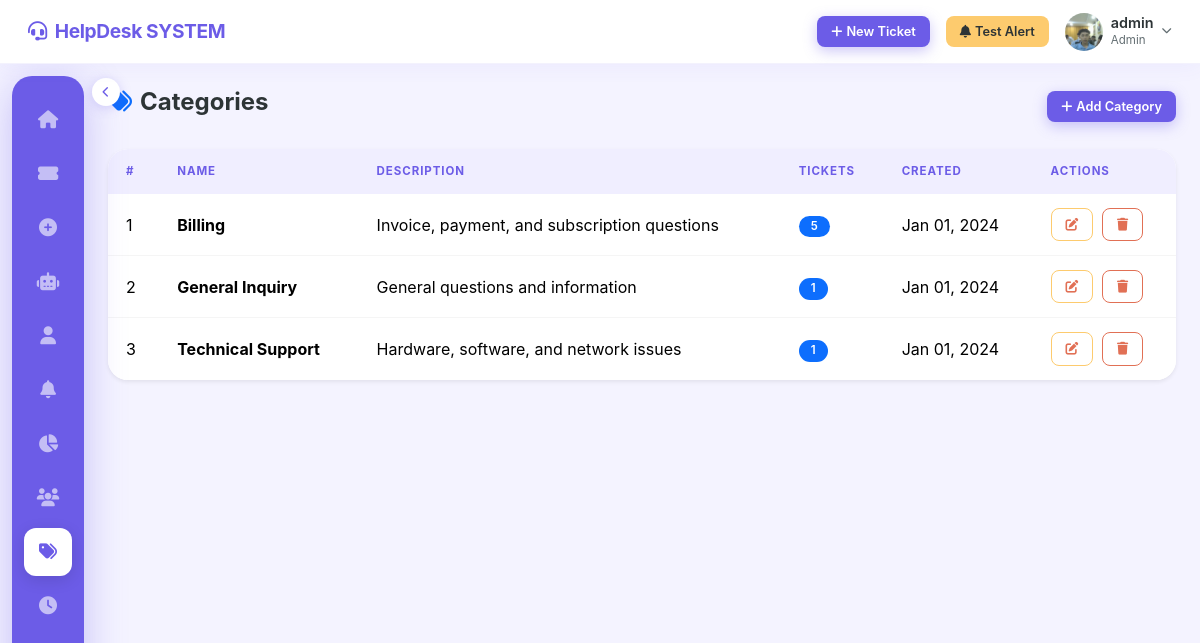
/manage/categories/ (signed in), run on the app's committed database.
### accounts/models.py (models this page shows, shortened)
class User(AbstractUser):
    ROLE_CHOICES = [
        ('admin', 'Admin'),
        ('agent', 'Agent'),
        ('user', 'User'),
    ]
    role = models.CharField(max_length=10, choices=ROLE_CHOICES, default='user')
    phone = models.CharField(max_length=20, blank=True, null=True)
    profile_picture = models.ImageField(
        upload_to='profile_pictures/', blank=True, null=True
    )
    department = models.CharField(max_length=100, blank=True, null=True)
    created_at = models.DateTimeField(auto_now_add=True)
    updated_at = models.DateTimeField(auto_now=True)

### tickets/models.py (models this page shows, shortened)
class Category(models.Model):
    name = models.CharField(max_length=100, unique=True)
    description = models.TextField(blank=True)
    created_at = models.DateTimeField(auto_now_add=True)
    class Meta:
        verbose_name_plural = 'Categories'
        ordering = ['name']

### tickets/views.py (the view)
# urls.py: path('manage/categories/', views.category_list_view, name='category_list'),
@login_required
@role_required('admin')
def category_list_view(request):
    categories = Category.objects.annotate(ticket_count=Count('tickets')).order_by('name')
    return render(request, 'tickets/category_list.html', {'categories': categories})

### tickets/utils.py (called while the page is built)
def role_required(*roles):
    def decorator(view_func):
        @wraps(view_func)
        def _wrapped(request, *args, **kwargs):
            if not request.user.is_authenticated:
                return redirect('login')
            if request.user.role not in roles:
                messages.error(request, 'You do not have permission to access that page.')
                return redirect('dashboard')
            return view_func(request, *args, **kwargs)
        return _wrapped
    return decorator

### tickets/templates/tickets/category_list.html (shortened to what this page needs)
{% extends 'base.html' %}
{% block content %}
<div class="d-flex justify-content-between align-items-center mb-4">
  <h4 class="fw-bold"><i class="fa fa-tags me-2 text-primary"></i>Categories</h4>
  <a href="{% url 'category_create' %}" class="btn btn-primary btn-sm">
    <i class="fa fa-plus me-1"></i>Add Category
  </a>
</div>
<div class="card shadow-sm">
  <div class="card-body p-0">
    <table class="table table-hover mb-0">
      <thead class="table-dark">
        <tr><th>#</th><th>Name</th><th>Description</th><th>Tickets</th><th>Created</th><th>Actions</th></tr>
      </thead>
      <tbody>
        {% for cat in categories %}
        <tr>
          <td>{{ forloop.counter }}</td>
          <td><strong>{{ cat.name }}</strong></td>
          <td>{{ cat.description|truncatechars:60|default:"—" }}</td>
          <td><span class="badge bg-primary">{{ cat.ticket_count }}</span></td>
          <td>{{ cat.created_at|date:"M d, Y" }}</td>
          <td>
             <a href="{% url 'category_update' cat.pk %}" class="btn btn-sm btn-outline-warning">
              <i class="fa fa-edit"></i>
            </a>
            <a href="{% url 'category_delete' cat.pk %}" class="btn btn-sm btn-outline-danger ms-1">
              <i class="fa fa-trash"></i>
            </a>
          </td>
        </tr>
        {% empty %}
        <tr><td colspan="6" class="text-center py-4 text-muted">No categories yet.</td></tr>zz
        {% endfor %}
      </tbody>
    </table>
  </div>
</div>
{% endblock %}

### templates/base.html (shortened to what this page needs)
<!DOCTYPE html>
<html lang="en">
<head>
  <link rel="stylesheet" href="https://cdn.jsdelivr.net/npm/bootstrap@5.3.2/dist/css/bootstrap.min.css">
  <link rel="stylesheet" href="https://cdnjs.cloudflare.com/ajax/libs/font-awesome/6.4.2/css/all.min.css">
  {% load static %}
  <link rel="stylesheet" href="{% static 'css/style.css' %}">
</head>
<body>
{% if user.is_authenticated %}
<nav class="navbar">
  <a class="navbar-brand" href="{% url 'dashboard' %}">
    <i class="fa fa-headset"></i>HelpDesk SYSTEM
  </a>
  <div class="ms-auto d-flex align-items-center gap-3">
    <a href="{% url 'ticket_create' %}" class="btn btn-primary btn-sm">
      <i class="fa fa-plus me-1"></i>New Ticket
    </a>
    {% if user.is_authenticated and user.role == 'admin' %}
    <button id="testNotificationBtn" class="btn btn-warning btn-sm">
      <i class="fa fa-bell me-1"></i>Test Alert
    </button>
    {% endif %}
    <div class="dropdown">
      <div data-bs-toggle="dropdown" style="cursor:pointer;" class="d-flex align-items-center gap-2">
        {% if user.profile_picture %}
          <img src="{{ user.profile_picture.url }}" class="nav-avatar" alt="">
        {% else %}
          <div class="nav-avatar-initials">{{ user.username|slice:":1"|upper }}</div>
        {% endif %}
        <div class="d-none d-md-block">
          <div class="fw-semibold" style="font-size:.9rem;line-height:1.2;">{{ user.username }}</div>
          <div style="font-size:.72rem;color:var(--text-secondary);">{{ user.get_role_display }}</div>
        </div>
        <i class="fa fa-chevron-down" style="font-size:.65rem;color:var(--text-secondary);"></i>
      </div>
    </div>
  </div>
</nav>
<button class="sidebar-toggle" id="sidebarToggle" title="Toggle sidebar">
</button>
<nav class="sidebar" id="sidebar">
  <a class="nav-link {% if request.resolver_match.url_name == 'dashboard' %}active{% endif %}"
     href="{% url 'dashboard' %}" title="Dashboard">
    <i class="fa fa-home"></i>
  </a>
  <a class="nav-link {% if request.resolver_match.url_name == 'ticket_list' %}active{% endif %}"
     href="{% url 'ticket_list' %}" title="Tickets">
    <i class="fa fa-ticket-alt"></i>
  </a>
  <a class="nav-link {% if request.resolver_match.url_name == 'ticket_create' %}active{% endif %}"
     href="{% url 'ticket_create' %}" title="New Ticket">
    <i class="fa fa-plus-circle"></i>
  </a>
  <a class="nav-link {% if request.resolver_match.url_name == 'ai_chat' %}active{% endif %}"
     href="{% url 'ai_chat' %}" title="Q&A AI">
    <i class="fa fa-robot"></i>
  </a>
  <a class="nav-link {% if request.resolver_match.url_name == 'profile' %}active{% endif %}"
     href="{% url 'profile' %}" title="Profile">
    <i class="fa fa-user"></i>
  </a>
  {% if user.role == 'admin' %}
  <a class="nav-link {% if request.resolver_match.url_name == 'notification_test' %}active{% endif %}"
     href="{% url 'notification_test' %}" title="Test Notifications">
    <i class="fa fa-bell"></i>
  </a>
  {% endif %}
  {% if user.role == 'admin' or user.role == 'agent' %}
  <a class="nav-link {% if request.resolver_match.url_name == 'reports' %}active{% endif %}"
     href="{% url 'reports' %}" title="Reports">
    <i class="fa fa-chart-pie"></i>
  </a>
  {% endif %}
  {% if user.role == 'admin' %}
  <a class="nav-link {% if 'user' in request.resolver_match.url_name %}active{% endif %}"
     href="{% url 'user_list' %}" title="Users">
    <i class="fa fa-users"></i>
  </a>
  <a class="nav-link {% if 'category' in request.resolver_match.url_name %}active{% endif %}"
     href="{% url 'category_list' %}" title="Categories">
    <i class="fa fa-tags"></i>
  </a>
  <a class="nav-link {% if 'sla' in request.resolver_match.url_name %}active{% endif %}"
     href="{% url 'sla_list' %}" title="SLA Rules">
    <i class="fa fa-clock"></i>
  </a>
  {% endif %}
</nav>
<main class="main-content" id="mainContent">
  {% block content %}{% endblock %}
</main>
{% endif %}
{% load static %}
</body>
</html>

### data on the page
User: profile_picture (picture), username "admin", role "Admin"
Category: name "Billing", description "Invoice, payment, and subscription questions", ticket_count "5", created_at "Jan 01, 2024"
Category: name "General Inquiry", description "General questions and information", ticket_count "1", created_at "Jan 01, 2024"
Category: name "Technical Support", description "Hardware, software, and network issues", ticket_count "1", created_at "Jan 01, 2024"
